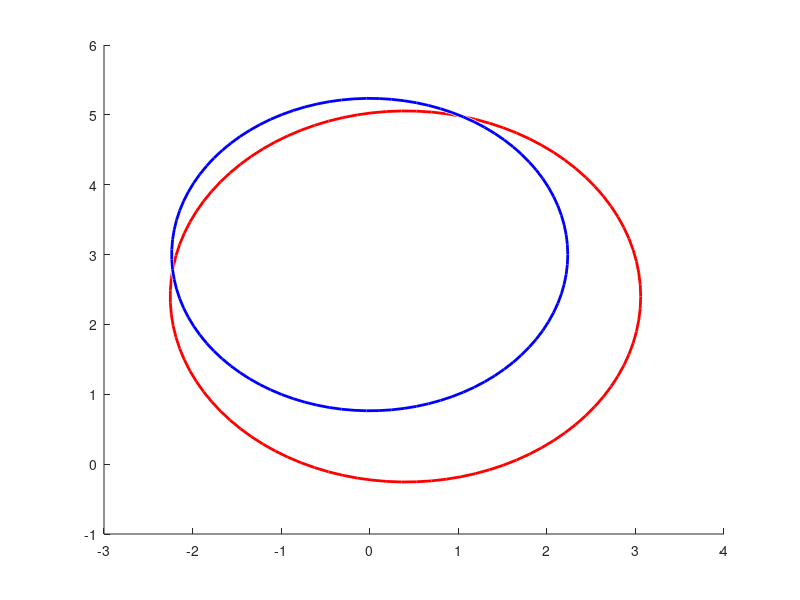

The MATLAB source for this figure:
% interpolation
x = [-2 -1 2 -1 1 3]';
y = [2 5 4 0 0 1]';
A = [ones(6, 1) x y]
b = [x.^2 + y.^2]
c = A\b
a = c(2)/2
b = c(3)/2
Rsq = c(1) + a^2 + b^2


% minsta kvadrat metoden
x1 = [-2 -1 2]';
y1 = [2 5 4]';
A1 = [ones(3, 1) x1 y1]
b1 = [x1.^2 + y1.^2]
c1 = A1\b1
a1 = c1(2)/2
b1 = c1(3)/2
Rsq1 = c1(1) + a1^2 + b1^2



hold off

viscircles([a,b],sqrt(Rsq))
viscircles([a1,b1],sqrt(Rsq1), 'EdgeColor','b')